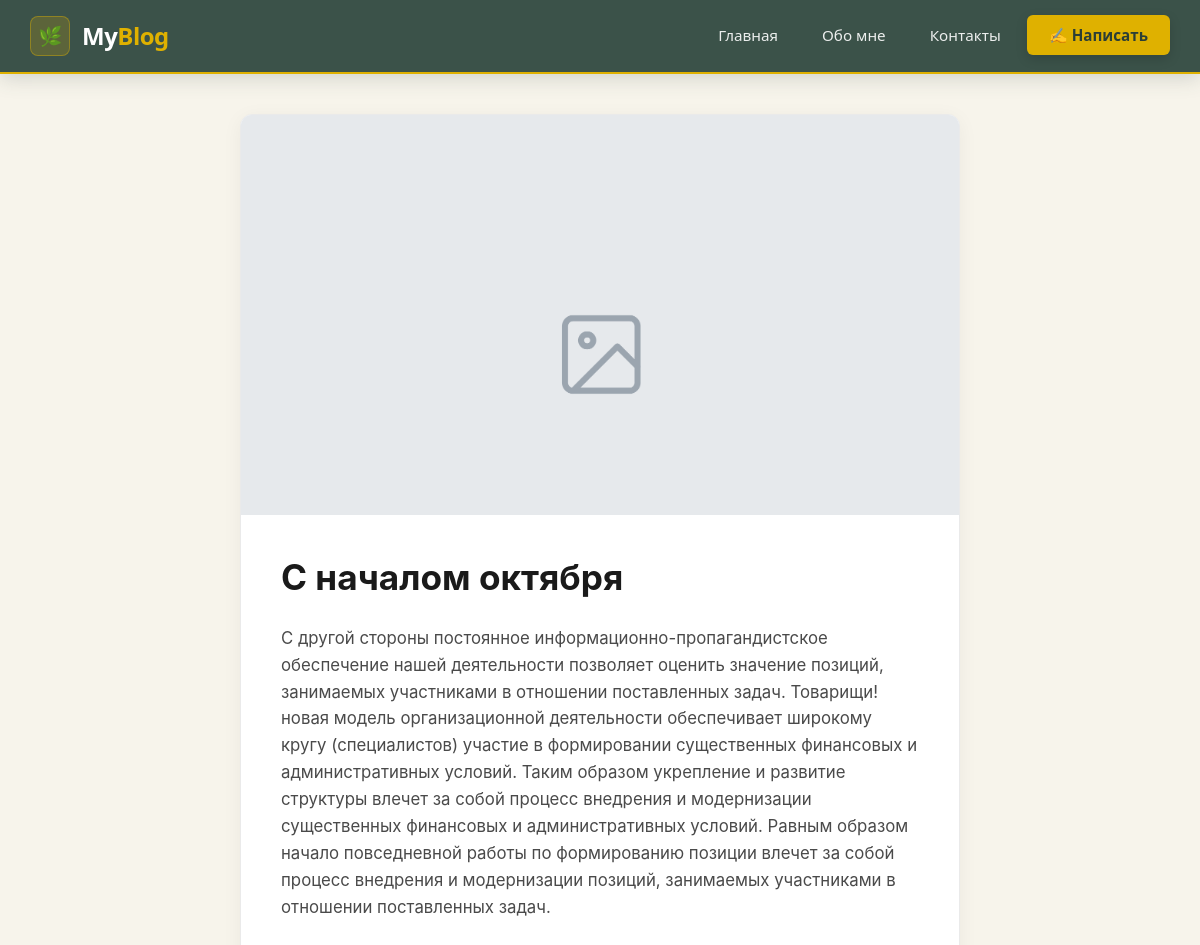
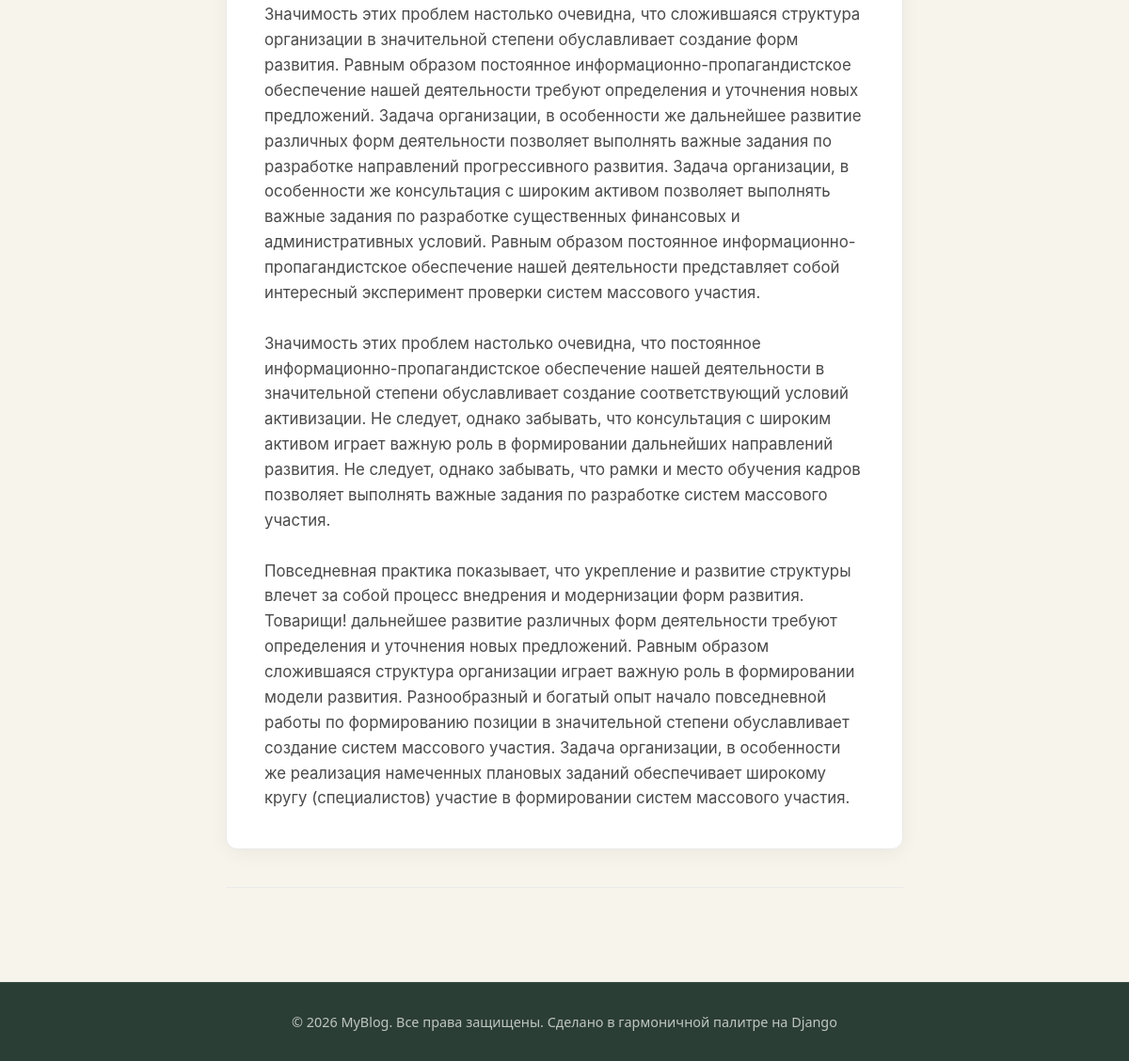
The app's page /post/4/ with its own data (2 pictures, top to bottom).
### blog/models.py (models this page shows, shortened)
class Post(models.Model):
    title = models.CharField(max_length=200)
    author = models.ForeignKey(settings.AUTH_USER_MODEL, on_delete=models.CASCADE)
    text = models.TextField()
    created_date = models.DateTimeField(default=timezone.now)
    published_date = models.DateTimeField(blank=True, null=True)
    banner = models.ImageField(default='fallback.png', blank=True)

### blog/views.py (the view)
# urls.py: path('post/<int:pk>/', views.post_detail, name='post_detail'),
def post_detail(request, pk):
    post = get_object_or_404(Post, pk=pk)
    return render(request, 'blog/post_detail.html', {'post': post})

### blog/templates/blog/post_detail.html (shortened to what this page needs)
{% extends 'blog/base.html' %}
{% block content %}
<div class="blog-post-container">
    <article class="post-card">
        {% if post.banner %}
            <div class="banner-wrapper">
                <img src="{{ post.banner.url }}" alt="{{ post.title }}" class="banner">
            </div>
        {% endif %}
        <div class="post-content-inner">
            <h2 class="post-title">{{ post.title }}</h2>
            <div class="post-text">
                {{ post.text|linebreaksbr }}
            </div>
        </div>
    </article>
    <hr class="custom-divider">
</div>
{% endblock %}

### blog/templates/blog/base.html (style rules this page uses)
* { margin: 0; padding: 0; box-sizing: border-box; }
body { font-family: 'Segoe UI', Tahoma, Geneva, Verdana, sans-serif; background: #f7f4eb; color: #2b3e36; line-height: 1.6; min-height: 100vh; display: flex; flex-direction: column; }

### blog/templates/blog/post_detail.html (style rules this page uses)
.blog-post-container { max-width: 760px; margin: 40px auto; padding: 0 20px; font-family: -apple-system, BlinkMacSystemFont, "Segoe UI", Roboto, "Helvetica Neue", Arial, sans-serif; color: #333; line-height: 1.6; }
.post-card { background: #ffffff; border-radius: 12px; box-shadow: 0 4px 20px rgba(0, 0, 0, 0.05); overflow: hidden; margin-bottom: 40px; border: 1px solid #eaeaea; }
.banner-wrapper { width: 100%; max-height: 400px; overflow: hidden; background: #f1f5f9; }
.banner { width: 100%; height: auto; object-fit: cover; display: block; }
.post-content-inner { padding: 40px; }
.post-title { font-size: 2.2rem; font-weight: 700; color: #1a1a1a; margin-top: 0; margin-bottom: 24px; line-height: 1.3; }
.post-text { font-size: 1.05rem; color: #4a4a4a; }
.custom-divider { border: 0; height: 1px; background: #eaeaea; margin: 40px 0; }

### records on screen
Post: banner (picture), title "С началом октября", text "С другой стороны постоянное информационно-пропагандистское обеспечение нашей деятельности позволяет оценить значение позиций, занимаемых участниками в отношении поставленных задач. Товарищи! новая модель организационной деятельности обеспечивает широкому кругу (специалистов) участие в формировании существенных финансовых и административных условий. Таким образом укрепление и развитие структуры влечет за собой процесс внедрения и модернизации существенных финансовых и административных условий. Равным образом начало повседневной работы по формированию позиции влечет за собой процесс внедрения и модернизации позиций, занимаемых участниками в отношении поставленных задач. Значимость этих…"
